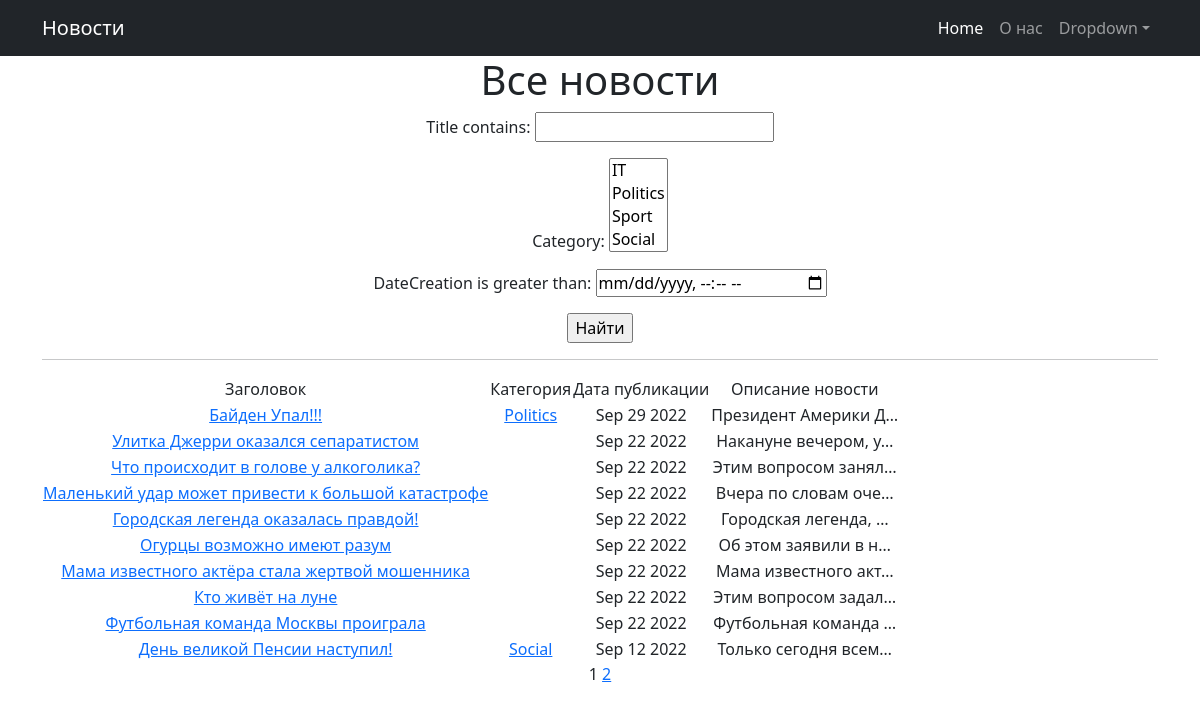
The page /news/search/ on the database as committed earlier.
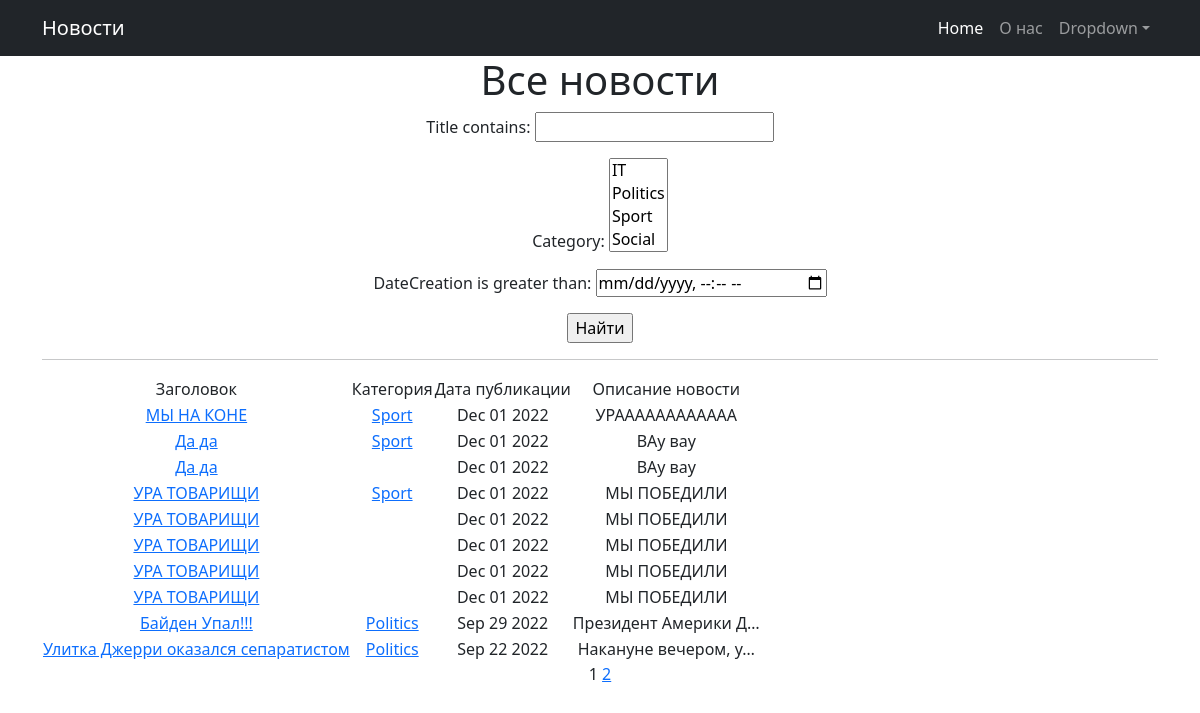
The same page on the database as committed later.
### news/models.py (models this page shows, shortened)
class Post(models.Model):
    author = models.ForeignKey(Author, on_delete=models.CASCADE)
    NEWS = 'NW'
    ARTICLE = 'AR'
    CATEGORY_CHOICES = (
        (NEWS, 'Новость'),
        (ARTICLE, 'Статья')
    )
    categoryType = models.CharField(max_length=2, choices=CATEGORY_CHOICES, default=ARTICLE)
    dateCreation = models.DateTimeField(auto_now_add=True)
    postCategory = models.ManyToManyField(Category, through='PostCategory')
    title = models.CharField(max_length=128)
    text = models.TextField()
    rating = models.SmallIntegerField(default=0)

class Category(models.Model):
    name = models.CharField(max_length=64, unique=True)
    subscribers = models.ManyToManyField(User, related_name='categories')
    def __str__(self):
        return self.name

### news/views.py (the view)
# urls.py: path('search/', PostSearch.as_view(), name='post_search'),
class PostSearch(ListView):
    model = Post
    ordering = '-dateCreation'
    template_name = 'posts_search.html'
    context_object_name = 'posts'
    paginate_by = 10
    def get_queryset(self):
        queryset = super().get_queryset()
        self.filterset = PostFilter(self.request.GET, queryset)
        return self.filterset.qs
    def get_context_data(self, **kwargs):
        context = super().get_context_data(**kwargs)
        context['filterset'] = self.filterset
        context['time_now'] = datetime.utcnow()
        return context

### news/templatetags/custom_filters.py (called while the page is built)
@register.filter()
def censor(value):
    bad_words = ('редиска', 'дурак', 'придурок')
    if not isinstance(value, str):
        raise ValueError('Невозможно применить цензор не к строке')
    for word in value.split():
        if word.lower() in bad_words:
            value = value.replace(word, f"{word[0]}{'*' * (len(word) - 1)}")
    return value

### templates/posts_search.html (shortened to what this page needs)
{% extends 'flatpages/default.html' %}
{% load custom_filters %}
{% load custom_tags %}
{% block content %}
   <h1>Все новости</h1>
   <form action="" method="get">
       {{ filterset.form.as_p }}
       <input type="submit" value="Найти" />
   </form>
   <hr>
   {% if posts %}
       <table>
           <tr>
               <td>Заголовок</td>
               <td>Категория</td>
               <td>Дата публикации</td>
               <td>Описание новости</td>
           </tr>
           {% for post in posts %}
           <tr>
               <td><a href="{% url 'post_detail' post.id %}">{{ post.title }}</a></td>
               <td>{% for cat in post.postCategory.all%}
                   <a href="{% url 'category_list' cat.id %}">{{ cat.name }}</a>
                   {% endfor %}
               </td>
               <td>{{ post.dateCreation|date:'M d Y' }}</td>
               <td>{{ post.text|censor|truncatechars:20 }}</td>
           </tr>
           {% endfor %}
       </table>
   {% else %}
       <h2>Новостей нет!</h2>
   {% endif %}
   {{ page_obj.number }}
   {% if page_obj.has_next %}
       <a href="?page={{ page_obj.next_page_number }}">{{ page_obj.next_page_number }}</a>
   {% endif %}
{% endblock content %}

Rows that differ between the two databases and show on the page:
no longer on this page (row unchanged): Post: title "Что происходит в голове у алкоголика?", dateCreation "Sep 22 2022", text|censor "Этим вопросом занял…"
no longer on this page (row unchanged): Post: title "Маленький удар может привести к большой катастрофе", dateCreation "Sep 22 2022", text|censor "Вчера по словам оче…"
no longer on this page (row unchanged): Post: title "Городская легенда оказалась правдой!", dateCreation "Sep 22 2022", text|censor "Городская легенда, …"
no longer on this page (row unchanged): Post: title "Огурцы возможно имеют разум", dateCreation "Sep 22 2022", text|censor "Об этом заявили в н…"
no longer on this page (row unchanged): Post: title "Мама известного актёра стала жертвой мошенника", dateCreation "Sep 22 2022", text|censor "Мама известного акт…"
no longer on this page (row unchanged): Post: title "Кто живёт на луне", dateCreation "Sep 22 2022", text|censor "Этим вопросом задал…"
no longer on this page (row unchanged): Post: title "Футбольная команда Москвы проиграла", dateCreation "Sep 22 2022", text|censor "Футбольная команда …"
no longer on this page (row unchanged): Post: title "День великой Пенсии наступил!", dateCreation "Sep 12 2022", text|censor "Только сегодня всем…"
no longer on this page (row unchanged): Category: name "Social", shown under "День великой Пенсии наступил!"
added Post: title "МЫ НА КОНЕ", dateCreation "Dec 01 2022", text|censor "УРАААААААААААА"
now on this page (row unchanged): Category: name "Sport"
added Post: title "Да да", dateCreation "Dec 01 2022", text|censor "ВАу вау"
added Post: title "Да да", dateCreation "Dec 01 2022", text|censor "ВАу вау"
added Post: title "УРА ТОВАРИЩИ", dateCreation "Dec 01 2022", text|censor "МЫ ПОБЕДИЛИ"
added Post: title "УРА ТОВАРИЩИ", dateCreation "Dec 01 2022", text|censor "МЫ ПОБЕДИЛИ"
added Post: title "УРА ТОВАРИЩИ", dateCreation "Dec 01 2022", text|censor "МЫ ПОБЕДИЛИ"
added Post: title "УРА ТОВАРИЩИ", dateCreation "Dec 01 2022", text|censor "МЫ ПОБЕДИЛИ"
added Post: title "УРА ТОВАРИЩИ", dateCreation "Dec 01 2022", text|censor "МЫ ПОБЕДИЛИ"
changed Post "Улитка Джерри оказался сепаратистом": gains Category (name "Politics")
